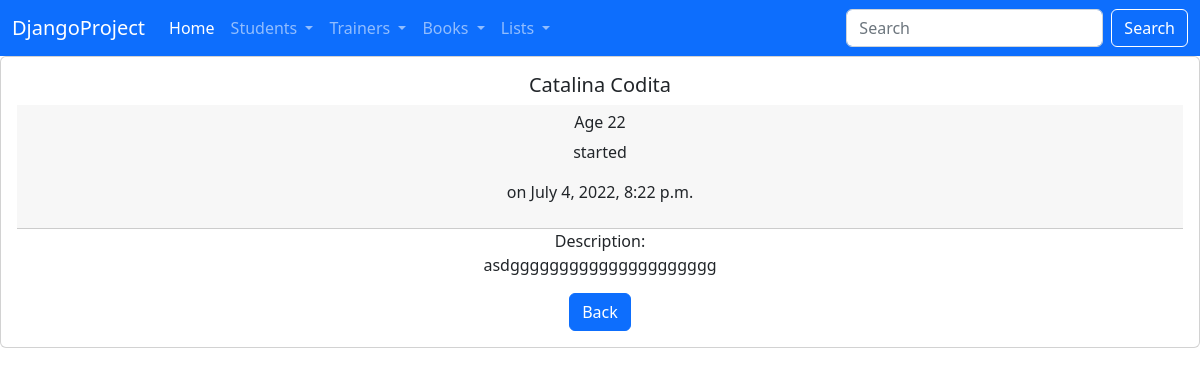
The app's page /detail_student/7/ with its own data.
### student/models.py (models this page shows)
class Student(models.Model):
    first_name = models.CharField(max_length=30)
    last_name = models.CharField(max_length=30)
    age = models.IntegerField()
    is_olympic = models.BooleanField(default=False)
    address = models.CharField(max_length=150)
    email = models.EmailField(max_length=50)
    description = models.TextField(max_length=300)
    start_date = models.DateTimeField()
    end_date = models.DateTimeField()
    active = models.BooleanField(default=True)
    created_at = models.DateTimeField(auto_now_add=True)
    updated_at = models.DateTimeField(auto_now=True)
    def __str__(self):
        return f"{self.first_name} {self.last_name}"

### student/views.py (the view)
# urls.py: path('detail_student/<int:pk>/', views.StudentDetailView.as_view(), name='detail-student'),
class StudentDetailView(DetailView):
    template_name = 'student/detail_student.html'
    model = Student

### templates/student/detail_student.html (shortened to what this page needs)
{% extends 'base.html' %}
{% block content %}
    <div class="card text-center">
        <div class="card-body">
            <h5 class="card-title">{{ student }}</h5>
            <div class="card-header">
                <h6> Age {{ student.age }}</h6>
                <p> started {{ student.trainer.course }}</p>
                <p>on {{ student.start_date }}</p>
            </div>
            <p class="card-text">Description:<br>
                {{ student.description }}</p>
            <a href="{% url 'list-of-students' %}" class="btn btn-primary">Back</a>
        </div>
    </div>
{% endblock %}

### records on screen
Student: first_name+last_name "Catalina Codita", age "22", start_date "July 4, 2022, 8:22 p.m.", description "asdggggggggggggggggggggg"
